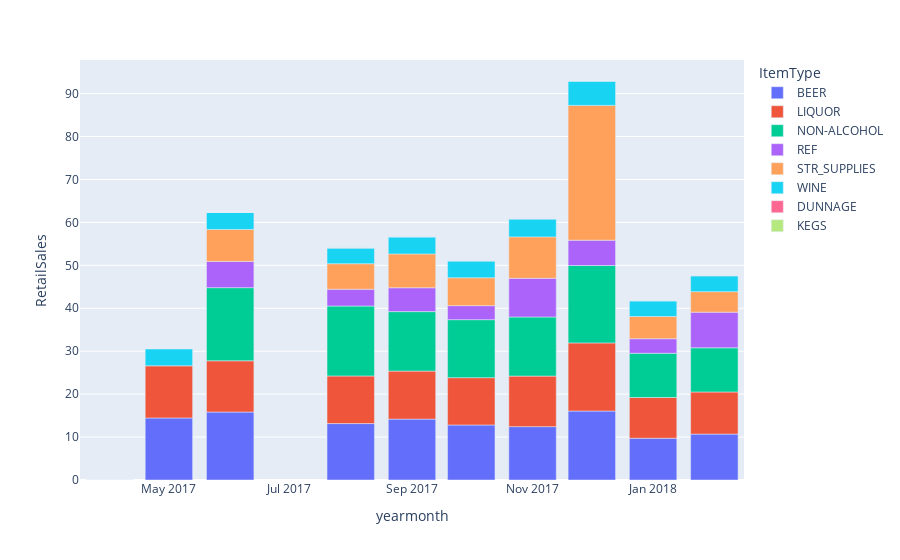

Notebook source saved alongside this figure:
### Markdown cell above
## 6. Plot the same information as above but as a bar chart.

### Code cell
px.bar(salespermonth,x='yearmonth', y ="RetailSales",color="ItemType")

### Figure 1 — Plotly figure (JSON) as saved in the notebook; plotly's stock layout.template omitted (floating-point values rounded to 4 significant figures)
{"data": [{"alignmentgroup": "True", "hovertemplate": "ItemType=BEER<br>yearmonth=%{x}<br>RetailSales=%{y}<extra></extra>", "legendgroup": "BEER", "marker": {"color": "#636efa"}, "name": "BEER", "offsetgroup": "BEER", "orientation": "v", "showlegend": true, "textposition": "auto", "type": "bar", "x": ["2017-04-01T00:00:00", "2017-05-01T00:00:00", "2017-06-01T00:00:00", "2017-08-01T00:00:00", "2017-09-01T00:00:00", "2017-10-01T00:00:00", "2017-11-01T00:00:00", "2017-12-01T00:00:00", "2018-01-01T00:00:00", "2018-02-01T00:00:00"], "xaxis": "x", "y": [0, 14.46, 15.83, 13.15, 14.18, 12.82, 12.43, 16.07, 9.728, 10.69], "yaxis": "y"}, {"alignmentgroup": "True", "hovertemplate": "ItemType=LIQUOR<br>yearmonth=%{x}<br>RetailSales=%{y}<extra></extra>", "legendgroup": "LIQUOR", "marker": {"color": "#EF553B"}, "name": "LIQUOR", "offsetgroup": "LIQUOR", "orientation": "v", "showlegend": true, "textposition": "auto", "type": "bar", "x": ["2017-04-01T00:00:00", "2017-05-01T00:00:00", "2017-06-01T00:00:00", "2017-08-01T00:00:00", "2017-09-01T00:00:00", "2017-10-01T00:00:00", "2017-11-01T00:00:00", "2017-12-01T00:00:00", "2018-01-01T00:00:00", "2018-02-01T00:00:00"], "xaxis": "x", "y": [0, 12.14, 11.94, 11.09, 11.19, 11.02, 11.77, 15.87, 9.486, 9.817], "yaxis": "y"}, {"alignmentgroup": "True", "hovertemplate": "ItemType=NON-ALCOHOL<br>yearmonth=%{x}<br>RetailSales=%{y}<extra></extra>", "legendgroup": "NON-ALCOHOL", "marker": {"color": "#00cc96"}, "name": "NON-ALCOHOL", "offsetgroup": "NON-ALCOHOL", "orientation": "v", "showlegend": true, "textposition": "auto", "type": "bar", "x": ["2017-04-01T00:00:00", "2017-06-01T00:00:00", "2017-08-01T00:00:00", "2017-09-01T00:00:00", "2017-10-01T00:00:00", "2017-11-01T00:00:00", "2017-12-01T00:00:00", "2018-01-01T00:00:00", "2018-02-01T00:00:00"], "xaxis": "x", "y": [0, 17.03, 16.29, 13.85, 13.51, 13.77, 18.03, 10.31, 10.29], "yaxis": "y"}, {"alignmentgroup": "True", "hovertemplate": "ItemType=REF<br>yearmonth=%{x}<br>RetailSales=%{y}<extra></extra>", "legendgroup": "REF", "marker": {"color": "#ab63fa"}, "name": "REF", "offsetgroup": "REF", "orientation": "v", "showlegend": true, "textposition": "auto", "type": "bar", "x": ["2017-04-01T00:00:00", "2017-06-01T00:00:00", "2017-08-01T00:00:00", "2017-09-01T00:00:00", "2017-10-01T00:00:00", "2017-11-01T00:00:00", "2017-12-01T00:00:00", "2018-01-01T00:00:00", "2018-02-01T00:00:00"], "xaxis": "x", "y": [0, 6.12, 3.908, 5.554, 3.26, 9.016, 5.887, 3.38, 8.304], "yaxis": "y"}, {"alignmentgroup": "True", "hovertemplate": "ItemType=STR_SUPPLIES<br>yearmonth=%{x}<br>RetailSales=%{y}<extra></extra>", "legendgroup": "STR_SUPPLIES", "marker": {"color": "#FFA15A"}, "name": "STR_SUPPLIES", "offsetgroup": "STR_SUPPLIES", "orientation": "v", "showlegend": true, "textposition": "auto", "type": "bar", "x": ["2017-04-01T00:00:00", "2017-06-01T00:00:00", "2017-08-01T00:00:00", "2017-09-01T00:00:00", "2017-10-01T00:00:00", "2017-11-01T00:00:00", "2017-12-01T00:00:00", "2018-01-01T00:00:00", "2018-02-01T00:00:00"], "xaxis": "x", "y": [0, 7.435, 5.949, 7.887, 6.491, 9.642, 31.4, 5.176, 4.776], "yaxis": "y"}, {"alignmentgroup": "True", "hovertemplate": "ItemType=WINE<br>yearmonth=%{x}<br>RetailSales=%{y}<extra></extra>", "legendgroup": "WINE", "marker": {"color": "#19d3f3"}, "name": "WINE", "offsetgroup": "WINE", "orientation": "v", "showlegend": true, "textposition": "auto", "type": "bar", "x": ["2017-04-01T00:00:00", "2017-05-01T00:00:00", "2017-06-01T00:00:00", "2017-08-01T00:00:00", "2017-09-01T00:00:00", "2017-10-01T00:00:00", "2017-11-01T00:00:00", "2017-12-01T00:00:00", "2018-01-01T00:00:00", "2018-02-01T00:00:00"], "xaxis": "x", "y": [0, 3.913, 3.964, 3.689, 3.991, 3.958, 4.211, 5.682, 3.679, 3.721], "yaxis": "y"}, {"alignmentgroup": "True", "hovertemplate": "ItemType=DUNNAGE<br>yearmonth=%{x}<br>RetailSales=%{y}<extra></extra>", "legendgroup": "DUNNAGE", "marker": {"color": "#FF6692"}, "name": "DUNNAGE", "offsetgroup": "DUNNAGE", "orientation": "v", "showlegend": true, "textposition": "auto", "type": "bar", "x": ["2017-06-01T00:00:00", "2017-08-01T00:00:00", "2017-09-01T00:00:00", "2017-10-01T00:00:00", "2017-11-01T00:00:00", "2017-12-01T00:00:00", "2018-01-01T00:00:00", "2018-02-01T00:00:00"], "xaxis": "x", "y": [0, 0, 0, 0, 0, 0, 0, 0], "yaxis": "y"}, {"alignmentgroup": "True", "hovertemplate": "ItemType=KEGS<br>yearmonth=%{x}<br>RetailSales=%{y}<extra></extra>", "legendgroup": "KEGS", "marker": {"color": "#B6E880"}, "name": "KEGS", "offsetgroup": "KEGS", "orientation": "v", "showlegend": true, "textposition": "auto", "type": "bar", "x": ["2017-06-01T00:00:00", "2017-08-01T00:00:00", "2017-09-01T00:00:00", "2017-10-01T00:00:00", "2017-11-01T00:00:00", "2017-12-01T00:00:00", "2018-01-01T00:00:00", "2018-02-01T00:00:00"], "xaxis": "x", "y": [0, 0, 0, 0, 0, 0, 0, 0], "yaxis": "y"}], "layout": {"autosize": true, "barmode": "relative", "legend": {"title": {"text": "ItemType"}, "tracegroupgap": 0}, "margin": {"t": 60}, "xaxis": {"anchor": "y", "autorange": true, "domain": [0, 1], "range": ["2017-03-17", "2018-02-16"], "title": {"text": "yearmonth"}, "type": "date"}, "yaxis": {"anchor": "x", "autorange": true, "domain": [0, 1], "range": [0, 97.83], "title": {"text": "RetailSales"}, "type": "linear"}}}
